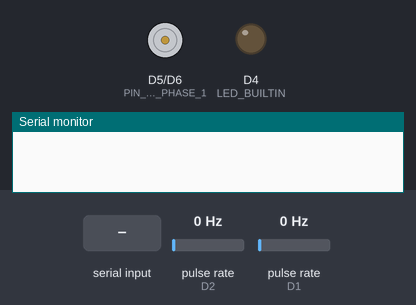
This sketch was run on a simulated ESP8266 (NodeMCU). On the bench: motor-driver pin pairs drawn as motors (green arrow = first pin HIGH = forward, orange = second pin HIGH = backward, longer = more drive, scaled by the enable pin), output pins drawn as LEDs (lit = HIGH, except the on-board LED, lit = LOW), the last lines printed to the serial monitor. Wiring (inferred from the names in the program): 2 × pulse sensor: data D2 / data D1. Inputs (shaded band) come from the test bench; at power-on: pulse rate (sensors on D2, D1) 0 Hz.

Above: at 1.2 s.
1.3 s: "O" received over Serial
At 2.7 s:
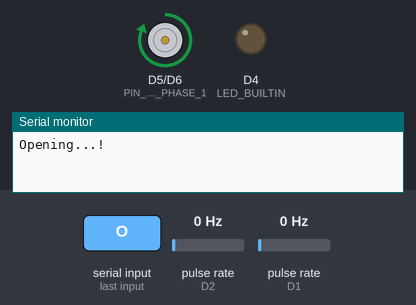
3.8 s: "C" received over Serial
At 5.9 s:
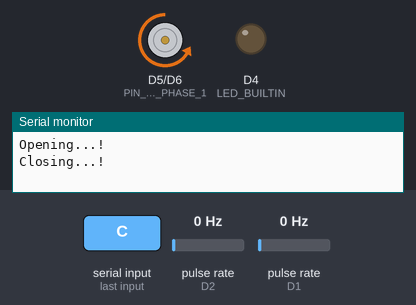
6.3 s: pulse rate (sensor on D2) set to 2 Hz
At 7.1 s:
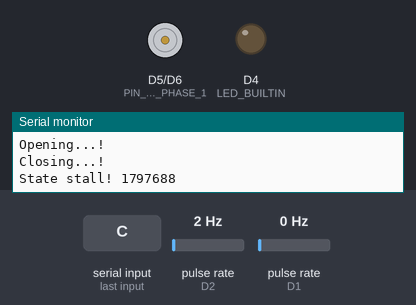
8.1 s: "O" received over Serial
At 10.4 s:
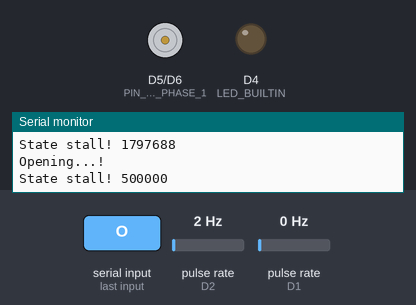
Timing chart, 0 to 11.7 s (numbered marks = the images above; inputs shaded):
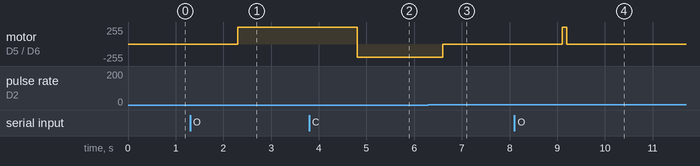

Measured:
- the behaviour switches between 0 and 1 Hz on pulse rate (sensor on D2) (found by bisection; images 2 and 3)
- after the input at 1.3 s, motor on D5 (PIN_MOTOR_PHASE_1) / D6 (PIN_MOTOR_PHASE_2): stopped → forward 255/255 after 1.0 s
- after the input at 3.8 s, motor on D5 (PIN_MOTOR_PHASE_1) / D6 (PIN_MOTOR_PHASE_2): forward 255/255 → backward 200/255 after 1.0 s
- after the input at 6.3 s, motor on D5 (PIN_MOTOR_PHASE_1) / D6 (PIN_MOTOR_PHASE_2): backward 200/255 → stopped after 0.30 s
- after the input at 8.1 s, motor on D5 (PIN_MOTOR_PHASE_1) / D6 (PIN_MOTOR_PHASE_2): stopped → forward 255/255 after 1.0 s, → stopped 0.10 s later

The sketch:

thermostat-diy.ino
```cpp
#define PIN_MOTOR_PHASE_1 D5
#define PIN_MOTOR_PHASE_2 D6
#define PIN_MOTOR_ENCODER_1 D1
#define PIN_MOTOR_ENCODER_2 D2
#define PIN_MOTOR_ENABLE D7
#define STATE_IDLE 0
#define STATE_OPENING 1
#define STATE_CLOSING 2
#define STATE_STALL 3
#define STATE_TIMEOUT 4
#define MICROS_ENCODER_TIMEOUT 5000
#define MILLIS_STATE_TIMEOUT 5000
#define MILLIS_CLOSE_TIMEOUT 10000
#define MOTOR_ENABLE_OFF 0
#define MOTOR_ENABLE_ON 255
#define MOTOR_ENABLE_CLOSE 200

uint8 encoderCount1 = 0;
uint8 encoderCount2 = 0;
unsigned long lastEncoderPulse = 0;
unsigned long lastEncoderDiff = 0;
uint8 state = 0;
unsigned long lastStateSwitch = 0;

void setState(int newState)
{
    lastStateSwitch = millis();
    state = newState;
}

void isrShared()
{
    auto now = micros();
    lastEncoderDiff = now - lastEncoderPulse;
    lastEncoderPulse = now;
}

void ICACHE_RAM_ATTR isrEncoder1()
{
    encoderCount1++;
    isrShared();
}

void ICACHE_RAM_ATTR isrEncoder2()
{
    encoderCount2++;
    isrShared();
}

void openValve()
{
    setState(STATE_OPENING);
    digitalWrite(LED_BUILTIN, HIGH);
    motorControl(1, MOTOR_ENABLE_ON);
}

void closeValve()
{
    setState(STATE_CLOSING);
    digitalWrite(LED_BUILTIN, HIGH);
    motorControl(2, MOTOR_ENABLE_CLOSE);
}

void motorControl(int mode, int power)
{
    lastEncoderPulse = micros();
    analogWrite(PIN_MOTOR_ENABLE, power);
    //   digitalWrite(PIN_MOTOR_ENABLE, 1);
    if (mode == 0)
    {
        digitalWrite(PIN_MOTOR_PHASE_1, 0);
        digitalWrite(PIN_MOTOR_PHASE_2, 0);
    }
    if (mode == 1)
    {
        digitalWrite(PIN_MOTOR_PHASE_1, 1);
        digitalWrite(PIN_MOTOR_PHASE_2, 0);
    }
    if (mode == 2)
    {
        digitalWrite(PIN_MOTOR_PHASE_1, 0);
        digitalWrite(PIN_MOTOR_PHASE_2, 1);
    }
    delay(100);
}

void setup()
{
    pinMode(LED_BUILTIN, OUTPUT);
    pinMode(PIN_MOTOR_PHASE_1, OUTPUT);
    pinMode(PIN_MOTOR_PHASE_2, OUTPUT);
    pinMode(PIN_MOTOR_ENCODER_1, INPUT_PULLUP);
    pinMode(PIN_MOTOR_ENCODER_1, INPUT_PULLUP);
    pinMode(PIN_MOTOR_ENABLE, OUTPUT);
    attachInterrupt(digitalPinToInterrupt(PIN_MOTOR_ENCODER_1), isrEncoder1, RISING);
    attachInterrupt(digitalPinToInterrupt(PIN_MOTOR_ENCODER_2), isrEncoder2, RISING);
    digitalWrite(LED_BUILTIN, HIGH);
    Serial.begin(115200);
}

void loop()
{
    if (Serial.available() > 0)
    {
        auto read = Serial.readString();
        read.trim();
        if (read == "O")
        {
            Serial.println("Opening...!");
            openValve();
        }
        else if (read == "C")
        {
            Serial.println("Closing...!");
            closeValve();
        }
        else
        {
            Serial.print("Unknown command: ");
            Serial.println(read);
        }
    }
    if (state == STATE_CLOSING || state == STATE_OPENING)
    {
        bool disableMotors = false;
        uint32 delay = 0;
        if (state == STATE_CLOSING)
        {
            delay = MILLIS_CLOSE_TIMEOUT;
        }
        else
        {
            delay = MILLIS_STATE_TIMEOUT;
        }
        if (lastEncoderDiff > MICROS_ENCODER_TIMEOUT)
        {
            setState(STATE_STALL);
            Serial.print("State stall! ");
            Serial.println(lastEncoderDiff);
            disableMotors = true;
        }
        auto diff = millis() - lastStateSwitch;
        if (diff > delay)
        {
            setState(STATE_TIMEOUT);
            Serial.println("State timeout!");
            Serial.println(diff);
            Serial.println(delay);
            disableMotors = true;
        }
        if (disableMotors)
        {
            motorControl(0, MOTOR_ENABLE_OFF);
        }
    }
}
```
